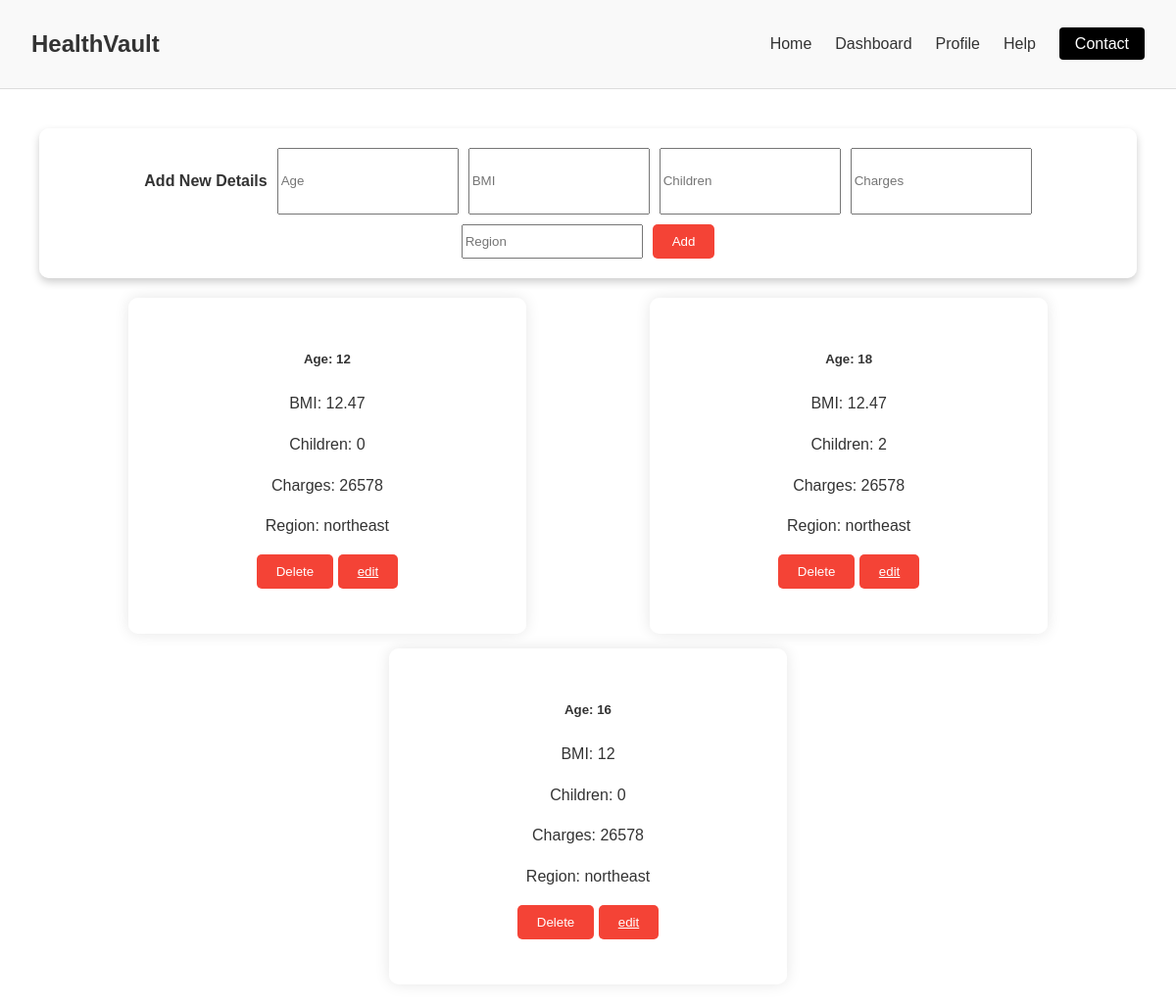
Before: / with the older database file.
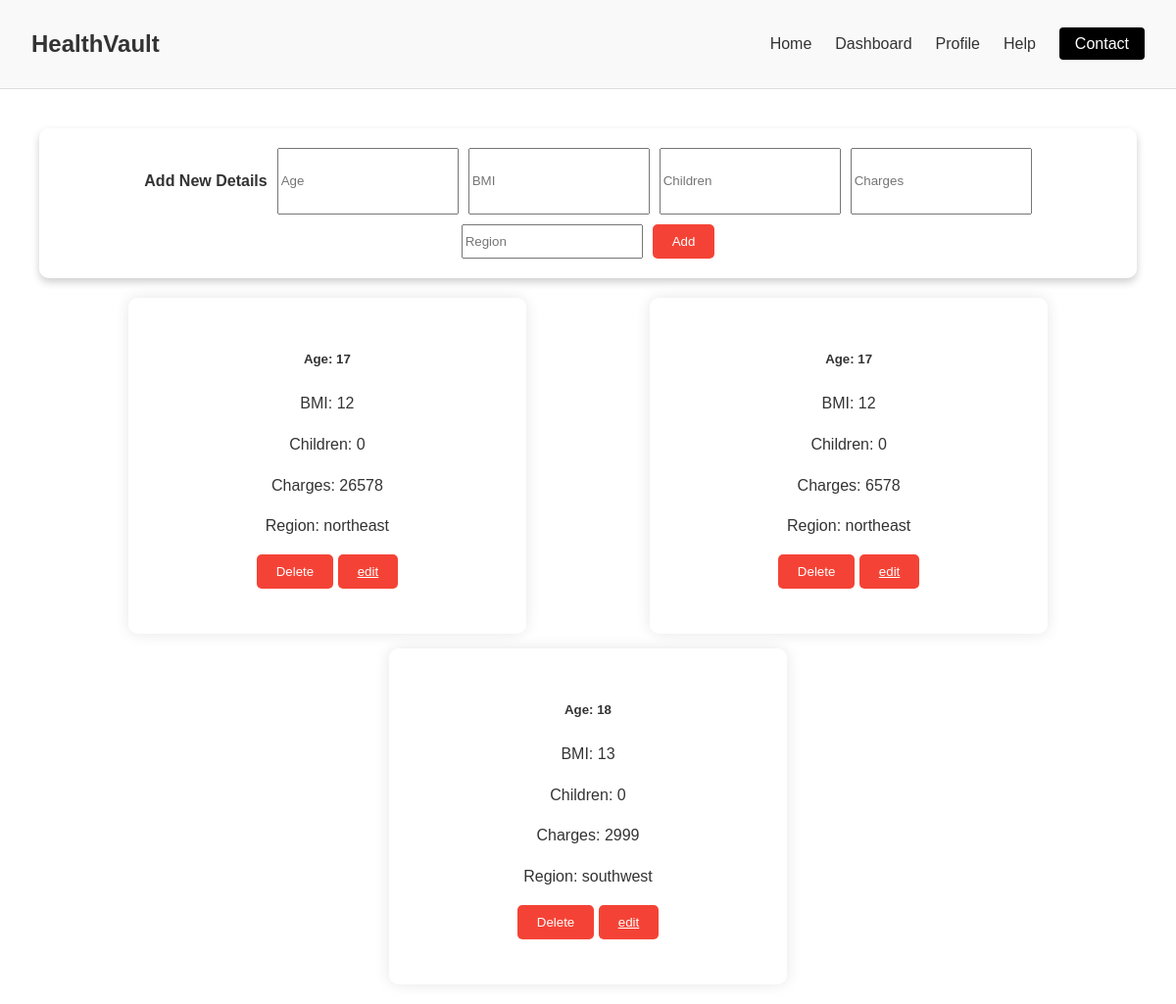
After: the same page with the newer database file.
### models/medic.py (models this page shows)
class Patients(db.Model):
    id = db.Column(db.Integer, primary_key=True)
    age = db.Column(db.Integer, nullable=False)
    bmi = db.Column(db.Integer, nullable=False)
    children = db.Column(db.Integer, nullable=False)
    charges = db.Column(db.Integer, nullable=False)
    region = db.Column(db.String(100), nullable=False)

### app.py (the view)
@app.route('/')
def index():
    patient = Patients.query.all()
    return render_template('index.html',  content=patient)

### templates/index.html (shortened to what this page needs)
{% extends 'base.html' %}
{% block content %}
<div class="container">
    <div class="add-form">
        <h4>Add New Details</h4>
        <input type="number" id="newAge" placeholder="Age">
        <input type="number" id="newBmi" placeholder="BMI">
        <input type="number" id="newChildren" placeholder="Children">
        <input type="number" id="newCharges" placeholder="Charges">
        <input type="text" id="newRegion" placeholder="Region">
        <button onclick="addPatient()">Add</button>
    </div>
    <div class="card-container">
        {% for patient in content %}
        <div class="card">
            <div class="card-body">
                <h5 class="card-title">Age: {{ patient.age }}</h5>
                <p class="card-text">BMI: {{ patient.bmi }}</p>
                <p class="card-text">Children: {{ patient.children }}</p>
                <p class="card-text">Charges: {{ patient.charges }}</p>
                <p class="card-text">Region: {{ patient.region }}</p>
                <p class="card-text">
                    <button onclick="confirmDelete({{ patient.id }})">Delete</button>
                    <button><a href="/update/{{patient.id}}">edit</a></button>
                </p>
            </div>
        </div>
        {% endfor %}
    </div>
</div>
{% endblock %}

### templates/base.html (shortened to what this page needs)
<!DOCTYPE html>
<html lang="en">
<head>
</head>
<body>
    <header>
        <div class="logo">
            <span>HealthVault</span>
        </div>
        <nav>
            <ul>
                <li><a href="/">Home</a></li>
                <li><a href="/dashboard">Dashboard</a></li>
                <li><a href="/patients">Profile</a></li>
                <li><a href="/help">Help</a></li>
                <li><a href="/contact" class="contact-btn">Contact</a></li>
            </ul>
        </nav>
    </header>
</body>
 </html>
  {% block content %} {%endblock%}

### templates/base.html (style rules this page uses)
body { font-family: Arial, sans-serif; margin: 0; padding: 0; color: #333; line-height: 1.6; }
header { display: flex; justify-content: space-between; align-items: center; padding: 1rem 2rem; background-color: #f9f9f9; border-bottom: 1px solid #ddd; }
header .logo span { font-size: 1.5rem; font-weight: bold; }
nav ul { list-style: none; display: flex; gap: 1.5rem; }
nav ul li a { text-decoration: none; color: #333; transition: color 0.3s; }
.contact-btn { background-color: #000; color: #fff; padding: 0.5rem 1rem; border-radius: 4px; }

### templates/index.html (style rules this page uses)
body { background-image: url('https://img.freepik.com/premium-photo/health-insurance-concept-reduce-medical-expenses-hand-flip-wood-cube-with-icon-healthcare-medical-coin-wood-background-copy-space_52701-34.jpg'); background-size: cover; background-position: center; background-attachment: fixed; height: 100vh; margin: 0; }
.container { max-width: 1200px; margin: auto; padding: 20px; }
.add-form { display: flex; flex-wrap: wrap; justify-content: center; gap: 10px; margin: 20px; box-shadow: 0 4px 8px 0 rgba(0, 0, 0, 0.2); padding: 20px; background-color: rgba(255, 255, 255, 0.6); border-radius: 10px; }
.card-container { display: flex; flex-wrap: wrap; justify-content: space-evenly; gap: 15px; }
.card { background-color: white; border-radius: 10px; background-color: rgba(255, 255, 255, 0.6); box-shadow: 0 0 15px rgba(0, 0, 0, 0.1); width: calc(33.33% - 20px); padding: 20px; text-align: center; transition: transform 0.3s; }
.card-body { padding: 10px; }
button { background-color: #f44336; color: white; border: none; padding: 10px 20px; cursor: pointer; border-radius: 5px; }
a { color: white; }

Changed rows visible on the page:
removed Patients: age "12", bmi "12.47", children "0", charges "26578", region "northeast"
removed Patients: age "18", bmi "12.47", children "2", charges "26578", region "northeast"
removed Patients: age "16", bmi "12", children "0", charges "26578", region "northeast"
added Patients: age "17", bmi "12", children "0", charges "26578", region "northeast"
added Patients: age "17", bmi "12", children "0", charges "6578", region "northeast"
added Patients: age "18", bmi "13", children "0", charges "2999", region "southwest"
